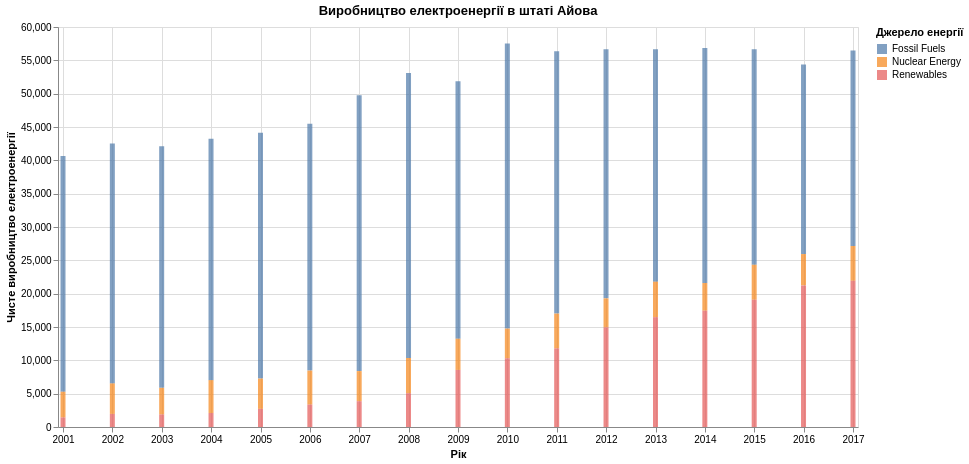

Notebook cell for this chart:
### Code cell
# 2) Багатошарова діаграма: data.iowa_electricity()

iowa = data.iowa_electricity()

chart_iowa = alt.Chart(iowa).mark_bar(opacity=0.7).encode(
    x=alt.X('year:T', title='Рік'),
    y=alt.Y('net_generation:Q', title='Чисте виробництво електроенергії'),
    color=alt.Color('source:N', title='Джерело енергії')
).properties(
    title='Виробництво електроенергії в штаті Айова',
    width=800,
    height=400
)

chart_iowa

### Figure 1 — Vega-Lite specification as saved in the notebook (floating-point values rounded to 4 significant figures)
{"config": {"view": {"continuousWidth": 300, "continuousHeight": 300}}, "data": {"name": "data-7fb5cba8489b31900f8ac51a35bf2f48"}, "mark": {"type": "bar", "opacity": 0.7}, "encoding": {"color": {"field": "source", "title": "Джерело енергії", "type": "nominal"}, "x": {"field": "year", "title": "Рік", "type": "temporal"}, "y": {"field": "net_generation", "title": "Чисте виробництво електроенергії", "type": "quantitative"}}, "height": 400, "title": "Виробництво електроенергії в штаті Айова", "width": 800, "$schema": "https://vega.github.io/schema/vega-lite/v5.20.1.json", "datasets": {"data-7fb5cba8489b31900f8ac51a35bf2f48": [{"year": "2001-01-01T00:00:00", "source": "Fossil Fuels", "net_generation": 35361}, {"year": "2002-01-01T00:00:00", "source": "Fossil Fuels", "net_generation": 35991}, {"year": "2003-01-01T00:00:00", "source": "Fossil Fuels", "net_generation": 36234}, {"year": "2004-01-01T00:00:00", "source": "Fossil Fuels", "net_generation": 36205}, {"year": "2005-01-01T00:00:00", "source": "Fossil Fuels", "net_generation": 36883}, {"year": "2006-01-01T00:00:00", "source": "Fossil Fuels", "net_generation": 37014}, {"year": "2007-01-01T00:00:00", "source": "Fossil Fuels", "net_generation": 41389}, {"year": "2008-01-01T00:00:00", "source": "Fossil Fuels", "net_generation": 42734}, {"year": "2009-01-01T00:00:00", "source": "Fossil Fuels", "net_generation": 38620}, {"year": "2010-01-01T00:00:00", "source": "Fossil Fuels", "net_generation": 42750}, {"year": "2011-01-01T00:00:00", "source": "Fossil Fuels", "net_generation": 39361}, {"year": "2012-01-01T00:00:00", "source": "Fossil Fuels", "net_generation": 37379}, {"year": "2013-01-01T00:00:00", "source": "Fossil Fuels", "net_generation": 34873}, {"year": "2014-01-01T00:00:00", "source": "Fossil Fuels", "net_generation": 35250}, {"year": "2015-01-01T00:00:00", "source": "Fossil Fuels", "net_generation": 32319}, {"year": "2016-01-01T00:00:00", "source": "Fossil Fuels", "net_generation": 28437}, {"year": "2017-01-01T00:00:00", "source": "Fossil Fuels", "net_generation": 29329}, {"year": "2001-01-01T00:00:00", "source": "Nuclear Energy", "net_generation": 3853}, {"year": "2002-01-01T00:00:00", "source": "Nuclear Energy", "net_generation": 4574}, {"year": "2003-01-01T00:00:00", "source": "Nuclear Energy", "net_generation": 3988}, {"year": "2004-01-01T00:00:00", "source": "Nuclear Energy", "net_generation": 4929}, {"year": "2005-01-01T00:00:00", "source": "Nuclear Energy", "net_generation": 4538}, {"year": "2006-01-01T00:00:00", "source": "Nuclear Energy", "net_generation": 5095}, {"year": "2007-01-01T00:00:00", "source": "Nuclear Energy", "net_generation": 4519}, {"year": "2008-01-01T00:00:00", "source": "Nuclear Energy", "net_generation": 5282}, {"year": "2009-01-01T00:00:00", "source": "Nuclear Energy", "net_generation": 4679}, {"year": "2010-01-01T00:00:00", "source": "Nuclear Energy", "net_generation": 4451}, {"year": "2011-01-01T00:00:00", "source": "Nuclear Energy", "net_generation": 5215}, {"year": "2012-01-01T00:00:00", "source": "Nuclear Energy", "net_generation": 4347}, {"year": "2013-01-01T00:00:00", "source": "Nuclear Energy", "net_generation": 5321}, {"year": "2014-01-01T00:00:00", "source": "Nuclear Energy", "net_generation": 4152}, {"year": "2015-01-01T00:00:00", "source": "Nuclear Energy", "net_generation": 5243}, {"year": "2016-01-01T00:00:00", "source": "Nuclear Energy", "net_generation": 4703}, {"year": "2017-01-01T00:00:00", "source": "Nuclear Energy", "net_generation": 5214}, {"year": "2001-01-01T00:00:00", "source": "Renewables", "net_generation": 1437}, {"year": "2002-01-01T00:00:00", "source": "Renewables", "net_generation": 1963}, {"year": "2003-01-01T00:00:00", "source": "Renewables", "net_generation": 1885}, {"year": "2004-01-01T00:00:00", "source": "Renewables", "net_generation": 2102}, {"year": "2005-01-01T00:00:00", "source": "Renewables", "net_generation": 2724}, {"year": "2006-01-01T00:00:00", "source": "Renewables", "net_generation": 3364}, {"year": "2007-01-01T00:00:00", "source": "Renewables", "net_generation": 3870}, {"year": "2008-01-01T00:00:00", "source": "Renewables", "net_generation": 5070}, {"year": "2009-01-01T00:00:00", "source": "Renewables", "net_generation": 8560}, {"year": "2010-01-01T00:00:00", "source": "Renewables", "net_generation": 10308}, {"year": "2011-01-01T00:00:00", "source": "Renewables", "net_generation": 11795}, {"year": "2012-01-01T00:00:00", "source": "Renewables", "net_generation": 14949}, {"year": "2013-01-01T00:00:00", "source": "Renewables", "net_generation": 16476}, {"year": "2014-01-01T00:00:00", "source": "Renewables", "net_generation": 17452}, {"year": "2015-01-01T00:00:00", "source": "Renewables", "net_generation": 19091}, {"year": "2016-01-01T00:00:00", "source": "Renewables", "net_generation": 21241}, {"year": "2017-01-01T00:00:00", "source": "Renewables", "net_generation": 21933}]}}
